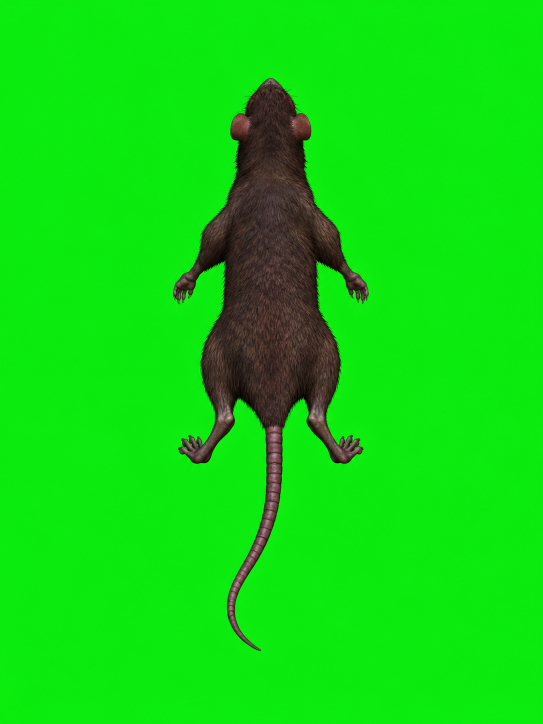
#> input picture heroes/assets/rat_run_up_source.png, 1086 x 1448 px (shown at 1/2 size)
$ python prepare_rat_up.py
#> lines starting #> are read from the running program, lines starting #| are printed output that depends on the picture; after the words box and inside, x2 and y2 are one past the last pixel; in counts of white or black regions, pixels touching at a corner belong together
### heroes/sprites/rat_remove_fringe.py
"""Remove pale background spill without eroding the rat silhouette or red eye."""
import numpy as np
from PIL import Image
from scipy.ndimage import distance_transform_edt

def clean_fringe(im):
    a=np.array(im.convert('RGBA'));rgb=a[:,:,:3].astype(float);alpha=a[:,:,3]
    lum=rgb.mean(axis=2)
    spread=rgb.max(axis=2)-rgb.min(axis=2)
    edge=distance_transform_edt(alpha>220)<6
    pale=(lum>105)&(spread<65)&edge&(alpha>0)
    core=(alpha>220)&(lum<110)&(distance_transform_edt(alpha>220)>2)
    if core.any():
        _,indices=distance_transform_edt(~core,return_indices=True)
        color=rgb[indices[0],indices[1]]
        a[:,:,:3][pale]=color[pale].astype('uint8')
    a[alpha==0,:3]=0
    return Image.fromarray(a,'RGBA')

### heroes/sprites/prepare_rat_up.py
from pathlib import Path
from PIL import Image
import numpy as np
from scipy.ndimage import label,binary_dilation
from rat_remove_fringe import clean_fringe
ROOT=Path(__file__).resolve().parents[2]
a=np.asarray(Image.open(ROOT/'heroes/assets/rat_run_up_source.png').convert('RGB')).astype(np.float32)/255
bg=np.median(a[:24].reshape(-1,3),axis=0)
#> bg = [0.0431, 0.925, 0.0588]
excess=np.maximum(0,a[:,:,1]-np.maximum(a[:,:,0],a[:,:,2]))
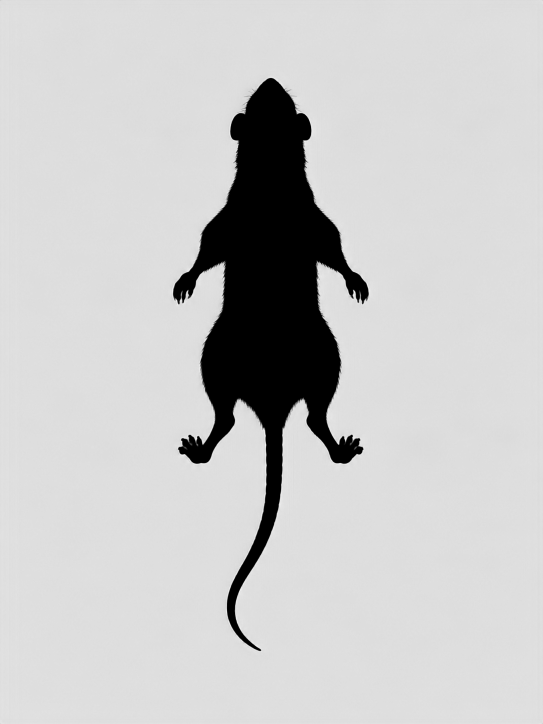
#> excess: shape (1448, 1086) float32 (shown at 1/2 size); min 0, max 0.969, mean 0.781
strength=max(.1,bg[1]-max(bg[0],bg[2]))
#> strength = 0.867
alpha=np.clip(1-excess/strength,0,1);alpha[alpha<.08]=0
#> after `alpha[alpha < 0.08] = 0`: alpha: shape (1448, 1086) float32; min 0, max 1, mean 0.101
rgb=np.clip((a-(1-alpha[:,:,None])*bg)/np.maximum(alpha[:,:,None],.001),0,1)
# Discard background flecks; preserve fine edges near the animal silhouette.
components,n=label(alpha>.2)
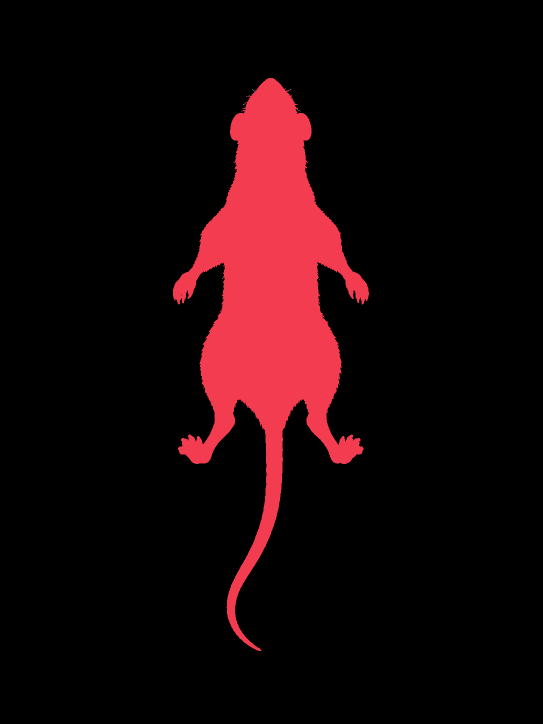
#> components: shape (1448, 1086) int32 (shown at 1/2 size); 22 distinct labels, from 0 to 21; one colour per label, 0 black
#> n = 21
counts=np.bincount(components.ravel());counts[0]=0
#> after `counts = np.bincount(components.ravel())`: counts = 22 values, max 1411188 at index 0, min 1 at index 2, mean 71478.5
keep=binary_dilation(components==counts.argmax(),iterations=4)
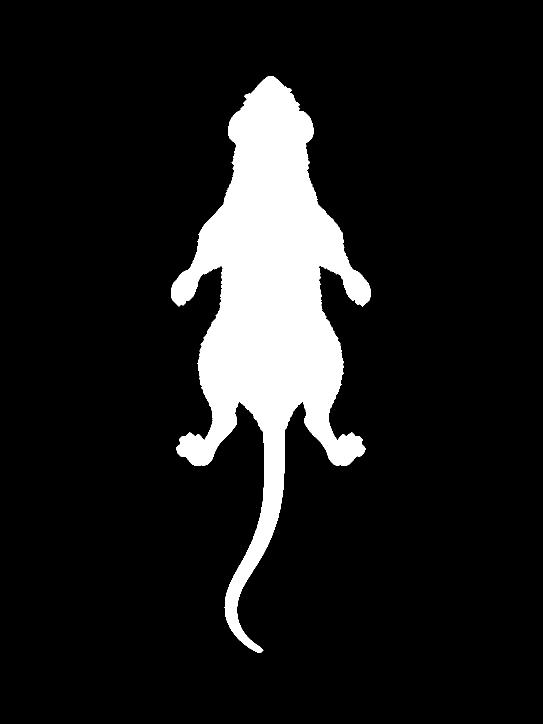
#> keep: shape (1448, 1086) bool (shown at 1/2 size); 11.2% white; 1 white region, box (x1, y1, x2, y2) and area: (342, 152, 742, 1306) 176343
alpha[~keep]=0;rgb[alpha==0]=0
#> after `alpha[~keep] = 0`: alpha: shape (1448, 1086) float32; min 0, max 1, mean 0.101
im=Image.fromarray(np.uint8(np.dstack((rgb,alpha))*255),'RGBA')
im=clean_fringe(im)
#> in clean_fringe, `edge=distance_transform_edt(alpha>220)<6`: edge: shape (1448, 1086) bool; 91.6% white; 7 black regions (6 under 20 px), largest, box (x1, y1, x2, y2) and area: (352, 162, 731, 1248) 132228
#> in clean_fringe, `pale=(lum>105)&(spread<65)&edge&(alpha>0)`: pale: shape (1448, 1086) bool; 0.08% white in thin lines or dots, all inside (x1, y1, x2, y2) = (346, 158, 735, 1303)
#> in clean_fringe, `core=(alpha>220)&(lum<110)&(distance_transform_edt(alpha>220)>2)`: core: shape (1448, 1086) bool; 9.1% white; 3 white regions (2 under 20 px), largest, box (x1, y1, x2, y2) and area: (349, 159, 735, 1298) 143850
#> in clean_fringe, `color=rgb[indices[0],indices[1]]`:
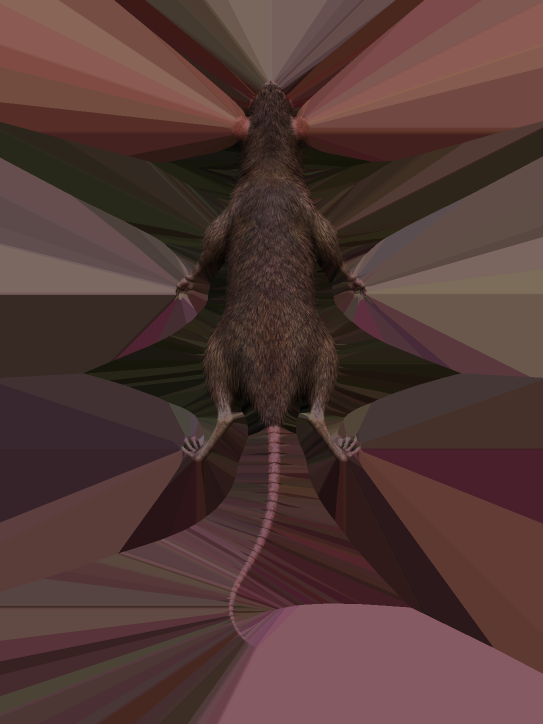
#> color: shape (1448, 1086, 3) float64 (shown at 1/2 size); mean R, G, B 83.1, 57.6, 54.4
#> in clean_fringe, `a[:,:,:3][pale]=color[pale].astype('uint8')`: a: shape (1448, 1086, 4); mean R, G, B, A 6.6, 4.8, 4.2, 25.7
im=im.crop(im.getbbox())
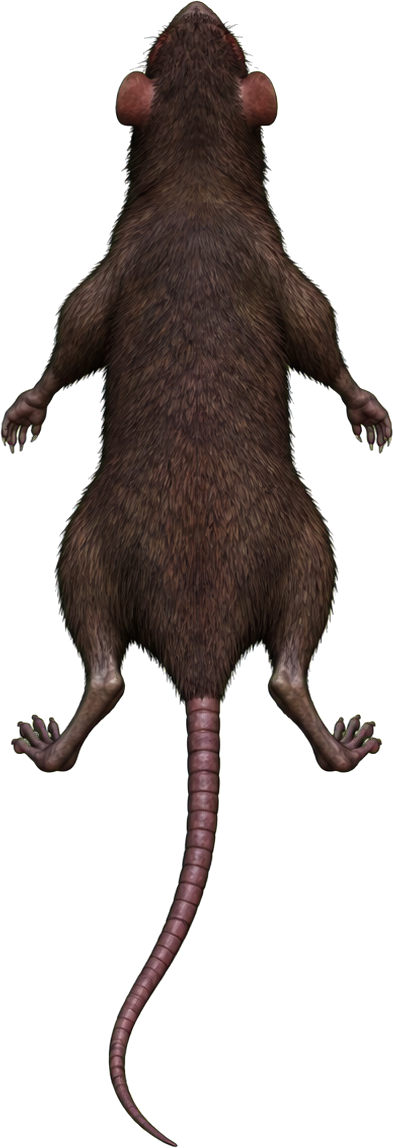
#> im: PIL image 393x1148 RGBA; mean R, G, B, A 23, 16.6, 14.5, 89.6; transparent parts drawn white
padded=Image.new('RGBA',(im.width+32,im.height+32));padded.alpha_composite(im,(16,16))
#> after `padded = Image.new('RGBA', (im.width + 32, im.height + 32))`: padded: PIL image 425x1180 RGBA; every value is 0
padded.save(ROOT/'heroes/sprites/rat_run_up.png')
small=padded.copy();small.thumbnail((120,248),Image.Resampling.LANCZOS)
#> after `small.thumbnail((120, 248), Image.Resampling.LANCZOS)`:
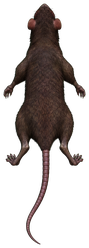
#> small: PIL image 89x248 RGBA; mean R, G, B, A 22.5, 16.1, 14.1, 80.5; transparent parts drawn white
cell=Image.new('RGBA',(128,256));cell.alpha_composite(small,((128-small.width)//2,(256-small.height)//2))
#> after `cell = Image.new('RGBA', (128, 256))`: cell: PIL image 128x256 RGBA; every value is 0
#> after `cell.alpha_composite(small, ((128 - small.width) // 2, (256 - small.he`:
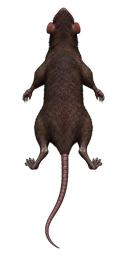
#> cell: PIL image 128x256 RGBA; mean R, G, B, A 15.1, 10.9, 9.5, 54.3; transparent parts drawn white
cell.save(ROOT/'heroes/sprites/rat_run_up_128x256.png')
print('Transparent source:',padded.size,'game cell:',cell.size)
#| Transparent source: (425, 1180) game cell: (128, 256)

$ run again, with heroes/assets/crossbow_reload_up.png copied over heroes/assets/rat_run_up_source.png
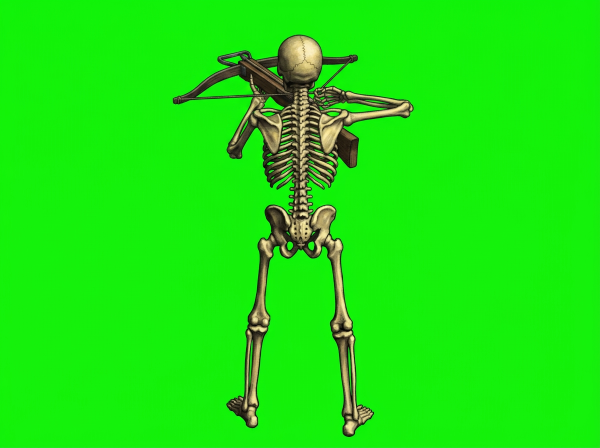
#> input picture heroes/assets/crossbow_reload_up.png, 1200 x 896 px (shown at 1/2 size)
#> bg = [0.0627, 0.953, 0.0353]
#> strength = 0.89
#> `components,n=label(alpha>.2)`:
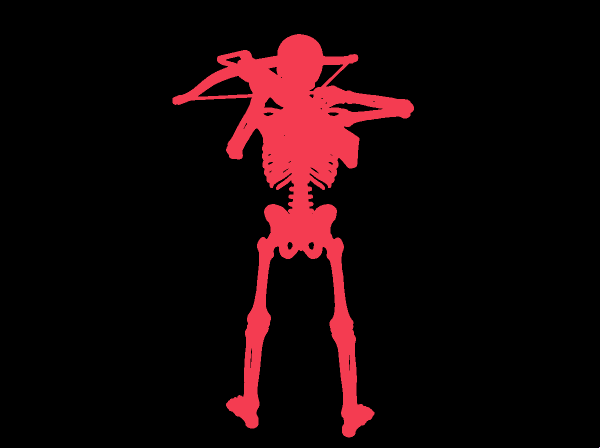
#> components: shape (896, 1200) int32 (shown at 1/2 size); 3 distinct labels, from 0 to 2; one colour per label, 0 black
#> n = 2
#> counts = [975207, 99989, 4]
#> keep: shape (896, 1200) bool; 11.1% white; 1 white region, box (x1, y1, x2, y2) and area: (341, 64, 832, 879) 118861
#> edge: shape (896, 1200) bool; 95.7% white; 5 black regions (2 under 20 px), largest, box (x1, y1, x2, y2) and area: (352, 76, 820, 867) 45314, (646, 179, 725, 202) 660, (547, 307, 575, 355) 380
#> pale: shape (896, 1200) bool; 1.3% white in thin lines or dots, all inside (x1, y1, x2, y2) = (344, 67, 829, 875)
#> core: shape (896, 1200) bool; 3.6% white; 182 white regions (151 under 20 px), largest, box (x1, y1, x2, y2) and area: (349, 79, 744, 450) 22872, (532, 413, 643, 514) 4013, (658, 256, 715, 333) 2389
#> padded: PIL image 517x840 RGBA; every value is 0
#> cell: PIL image 128x256 RGBA; every value is 0
#> `cell.alpha_composite(small, ((128 - small.width) // 2, (256 - small.he`:
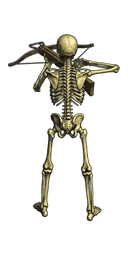
#> cell: PIL image 128x256 RGBA; mean R, G, B, A 17.1, 15.9, 10.6, 39.1; transparent parts drawn white
#| Transparent source: (517, 840) game cell: (128, 256)
